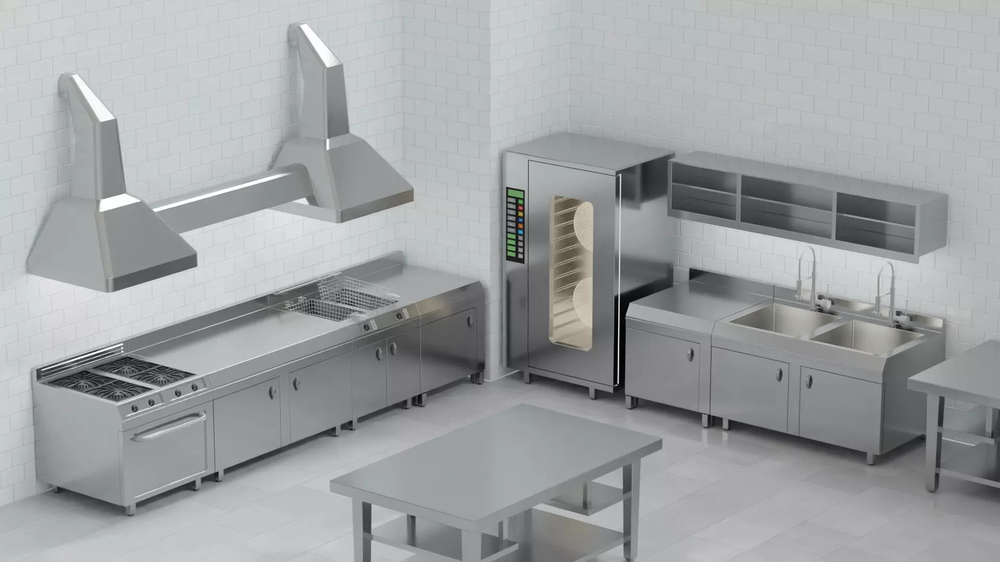
#> input picture kitchen1.png, 1000 x 562 px, shrunk from 1920 x 1080 before the run
$ python estimate_light.py --image kitchen1.png --output kitchen1_light.json
#> lines starting #> are read from the running program, lines starting #| are printed output that depends on the picture; after the words box and inside, x2 and y2 are one past the last pixel; in counts of white or black regions, pixels touching at a corner belong together
#> in main, image_bgr is the input picture: shape (562, 1000, 3); mean B, G, R 162.9, 162, 159.6
"""
estimate_light.py
=================
Estimates the dominant lighting parameters from a kitchen image and saves
them as a JSON file. The renderer reads this JSON to produce physically
plausible shadows for each pest at render time.

For diffuse/fluorescent ceiling lighting (the common commercial kitchen case)
the key parameters are:
  - elevation_deg : light angle above the floor plane (0=horizontal, 90=overhead)
                    Higher = shorter, rounder shadow directly below pest
                    Lower  = longer shadow stretched away from light
  - azimuth_deg   : horizontal direction light comes FROM (0=right, 90=up-in-image)
  - intensity     : shadow darkness (0=invisible, 1=fully black)
  - softness      : Gaussian blur radius for shadow edge (px, at base sprite size)
  - ambient       : fraction of light that is non-directional (raises shadow floor)

Algorithm:
  1. Convert image to LAB — L channel captures luminance cleanly
  2. Detect bright (highlight) and dark (shadow) regions on the floor mask
  3. Estimate light direction as the vector from shadow centroids → highlight centroids
  4. Estimate elevation from the ratio of vertical to horizontal light spread
  5. Estimate intensity from shadow darkness relative to floor mean brightness
  6. Save all parameters as JSON

Usage:
    python estimate_light.py --image kitchen1.png --output kitchen1_light.json

    # With floor mask for better accuracy (only analyses floor region):
    python estimate_light.py --image kitchen1.png --mask kitchen1_mask.png \
                             --output kitchen1_light.json --debug

Optional flags:
    --image     Input kitchen image (required)
    --mask      Floor mask PNG (recommended — restricts analysis to floor)
    --output    Output JSON path (default: <image>_light.json)
    --debug     Save a debug overlay showing detected highlights/shadows
    --force_overhead  Skip estimation and output a pure overhead light
                      (safe fallback for very uniform images)
"""

import cv2
import numpy as np
import argparse
import json
import os


# ─────────────────────────────────────────────
#  LIGHT ESTIMATION
# ─────────────────────────────────────────────

def estimate_lighting(image_bgr, floor_mask=None, debug=False):
    """
    Estimate dominant lighting parameters from the image.
    Returns a dict with: elevation_deg, azimuth_deg, intensity, softness, ambient.
    """
#> called with debug = False
    h, w = image_bgr.shape[:2]

    # Work in LAB — L channel is perceptually uniform luminance
    lab   = cv2.cvtColor(image_bgr, cv2.COLOR_BGR2LAB).astype(np.float32)
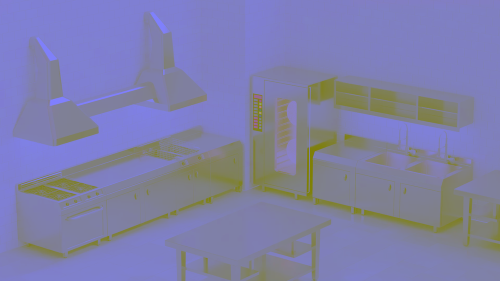
#> lab: shape (562, 1000, 3) float32 (shown at 1/2 size); mean B, G, R 168.6, 127.6, 127.9
    lum   = lab[:, :, 0]   # 0-255

    # Restrict analysis to floor region if mask provided
    if floor_mask is not None and floor_mask.sum() > 100:
        analysis_mask = floor_mask.astype(np.uint8)
    else:
        # Fall back to bottom 50% of image as proxy for floor
        analysis_mask = np.zeros((h, w), dtype=np.uint8)
        analysis_mask[h//2:, :] = 1

    floor_lum = lum[analysis_mask > 0]
    if len(floor_lum) == 0:
        return _default_params()

    floor_mean = float(floor_lum.mean())
#> floor_mean = 154.6
    floor_std  = float(floor_lum.std())
#> floor_std = 38.38

    # ── Highlight and shadow detection ───────────────────────────────
    # Highlights: pixels significantly brighter than floor mean
    # Shadows:    pixels significantly darker than floor mean
    highlight_thresh = floor_mean + 0.8 * floor_std
#> highlight_thresh = 185.3
    shadow_thresh    = floor_mean - 0.8 * floor_std
#> shadow_thresh = 123.9

    highlight_mask = ((lum > highlight_thresh) & (analysis_mask > 0)).astype(np.uint8)
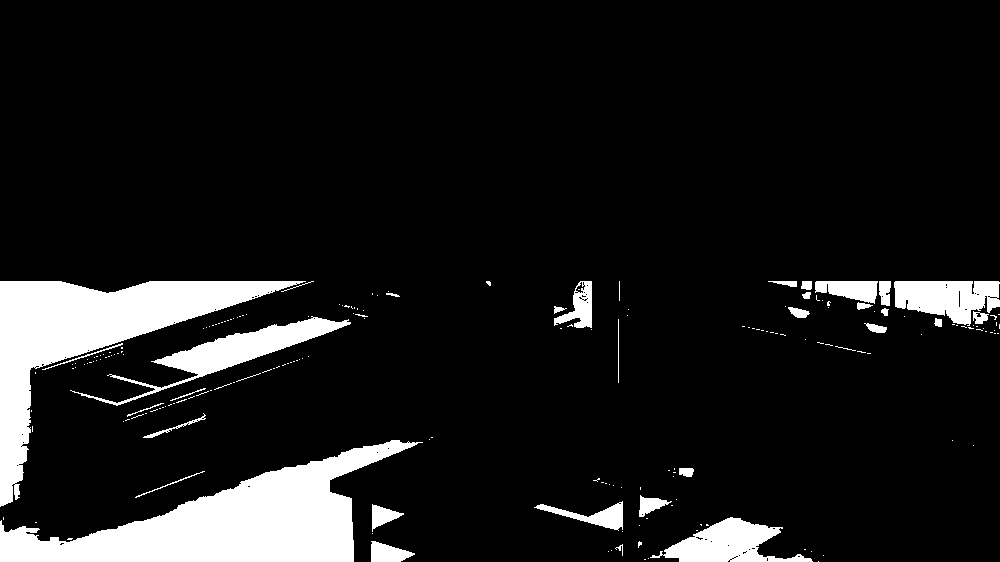
#> highlight_mask: shape (562, 1000); values 0 (black) and 1 (white), 10.3% white; 200 white regions (165 under 20 px), largest, box (x1, y1, x2, y2) and area: (0, 440, 423, 562) 21404, (0, 281, 306, 507) 18098, (70, 316, 351, 406) 4723
    shadow_mask    = ((lum < shadow_thresh)    & (analysis_mask > 0)).astype(np.uint8)
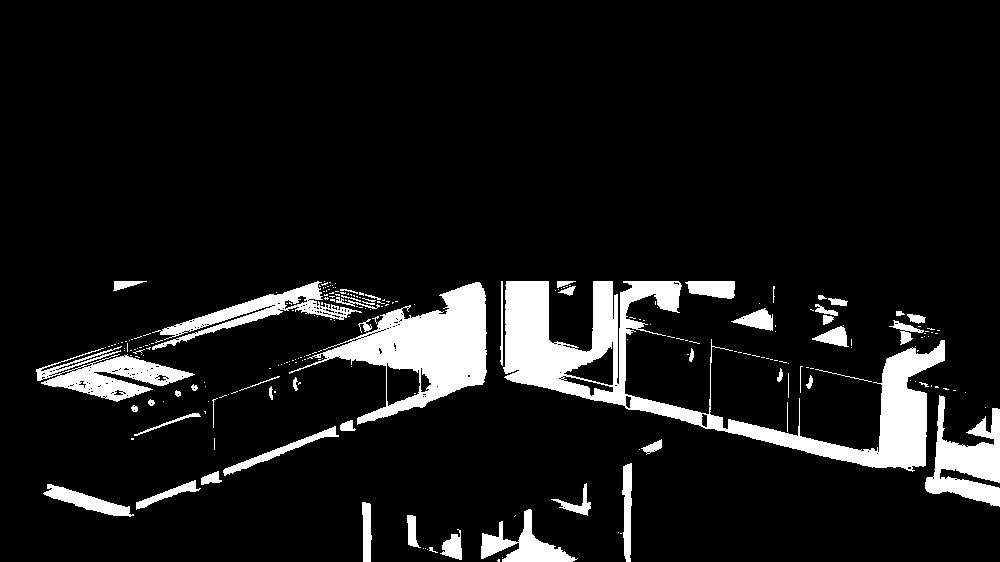
#> shadow_mask: shape (562, 1000); values 0 (black) and 1 (white), 9.4% white; 239 white regions (183 under 20 px), largest, box (x1, y1, x2, y2) and area: (503, 281, 945, 472) 19427, (289, 282, 487, 425) 10351, (925, 395, 1000, 507) 4129

    highlight_px = int(highlight_mask.sum())
#> highlight_px = 57762
    shadow_px    = int(shadow_mask.sum())
#> shadow_px = 52626
    floor_px     = int(analysis_mask.sum())

    # ── Light direction from highlight/shadow centroids ───────────────
    azimuth_deg = 270.0   # default: light from above-right (common in kitchens)

    if highlight_px > 50 and shadow_px > 50:
        hy, hx = np.where(highlight_mask > 0)
        sy, sx = np.where(shadow_mask    > 0)

        h_cx, h_cy = float(hx.mean()), float(hy.mean())
#> h_cx = 299; h_cy = 424
        s_cx, s_cy = float(sx.mean()), float(sy.mean())
#> s_cx = 546.8; s_cy = 385.7

        # Light direction = from shadow centroid toward highlight centroid
        dx = h_cx - s_cx
#> dx = -247.8
        dy = h_cy - s_cy   # image Y is flipped vs world Y
#> dy = 38.32

        if abs(dx) > 2 or abs(dy) > 2:
            # atan2 in image space: 0=right, 90=down, 180=left, 270=up
            azimuth_deg = float(np.degrees(np.arctan2(-dy, dx)) % 360)
#> azimuth_deg = 188.8

    # ── Elevation from contrast ratio ────────────────────────────────
    # Strong contrast → low angle (harsh directional)
    # Weak contrast   → high angle (overhead/diffuse)
    contrast_ratio = floor_std / max(floor_mean, 1.0)
#> contrast_ratio = 0.248

    # Map contrast ratio to elevation:
    # contrast near 0   → elevation ~85° (nearly overhead)
    # contrast near 0.3 → elevation ~45°
    # contrast near 0.5 → elevation ~20°
    elevation_deg = float(np.clip(85.0 - contrast_ratio * 200.0, 15.0, 88.0))
#> elevation_deg = 35.34

    # ── Shadow intensity from darkness of shadow regions ─────────────
    if shadow_px > 50:
        shadow_lum    = lum[shadow_mask > 0].mean()
#> shadow_lum = 93.37
        # How dark are shadows relative to floor mean (0=same, 1=fully black)
        raw_intensity = float(np.clip((floor_mean - shadow_lum) / max(floor_mean, 1.0), 0, 1))
#> raw_intensity = 0.396
        intensity     = float(np.clip(raw_intensity * 1.5, 0.15, 0.65))
#> intensity = 0.594
    else:
        intensity = 0.30   # default for very uniform images

    # ── Softness from highlight spread ───────────────────────────────
    # Wide, gradual highlights → diffuse light → soft shadows
    # Tight, sharp highlights  → point source  → hard shadows
    if highlight_px > 50:
        hy, hx = np.where(highlight_mask > 0)
        spread = float(np.sqrt(hx.std()**2 + hy.std()**2)) / max(w, h)
#> spread = 0.292
        # Map spread to softness in pixels (at base 50px sprite)
        softness = float(np.clip(spread * 200, 4, 28))
#> softness = 28
    else:
        softness = 14.0   # default diffuse

    # ── Ambient (non-directional light fraction) ──────────────────────
    # For fluorescent ceilings: high ambient (0.6-0.8)
    # For directional spotlights: low ambient (0.2-0.4)
    ambient = float(np.clip(0.4 + (elevation_deg - 15) / 73 * 0.45, 0.4, 0.85))
#> ambient = 0.525

    params = {
        "elevation_deg": round(elevation_deg, 1),
        "azimuth_deg":   round(azimuth_deg,   1),
        "intensity":     round(intensity,      3),
        "softness":      round(softness,       1),
        "ambient":       round(ambient,        3),
        # Derived shadow offset multiplier used by renderer
        # At elevation 90°: offset=0 (directly below)
        # At elevation 20°: offset large (long stretched shadow)
        "offset_scale":  round(float(np.cos(np.radians(elevation_deg))), 3),
    }
#> params = {'elevation_deg': 35.3, 'azimuth_deg': 188.8, 'intensity': 0.594, 'softness': 28, 'ambient': 0.525, 'offset_scale': 0.816}

    debug_data = None
    if debug:
        debug_data = {
            "floor_mean":      round(floor_mean, 1),
            "floor_std":       round(floor_std,  1),
            "contrast_ratio":  round(contrast_ratio, 3),
            "highlight_px":    highlight_px,
            "shadow_px":       shadow_px,
            "floor_px":        floor_px,
            "highlight_mask":  highlight_mask,
            "shadow_mask":     shadow_mask,
        }

    return params, debug_data


# [61 lines left out: functions _default_params, save_debug_overlay, not called in this run]


# ─────────────────────────────────────────────
#  MAIN
# ─────────────────────────────────────────────

def main():
    parser = argparse.ArgumentParser(
        description="Estimate lighting parameters from a kitchen image.")
    parser.add_argument("--image",          required=True)
    parser.add_argument("--mask",           default=None,
                        help="Floor mask PNG — restricts analysis to floor region")
    parser.add_argument("--output",         default=None,
                        help="Output JSON path (default: <image>_light.json)")
    parser.add_argument("--debug",          action="store_true")
    parser.add_argument("--force_overhead", action="store_true",
                        help="Skip estimation, output pure overhead light params")
    args = parser.parse_args()

    out_path = args.output or args.image.replace(".png", "_light.json").replace(".jpg", "_light.json")

    if args.force_overhead:
        params, _ = _default_params()
        print("[INFO] Using forced overhead lighting params")
    else:
        image_bgr = cv2.imread(args.image)
        if image_bgr is None:
            raise FileNotFoundError(f"Could not load: {args.image}")

        floor_mask = None
        if args.mask:
            m = cv2.imread(args.mask, cv2.IMREAD_GRAYSCALE)
            if m is not None:
                floor_mask = m > 127
                print(f"[INFO] Using floor mask: {args.mask}")
            else:
                print(f"[WARN] Could not load mask: {args.mask} — using bottom half")

        print("[INFO] Estimating lighting…")
        result = estimate_lighting(image_bgr, floor_mask, debug=args.debug)
        params, debug_data = result if isinstance(result, tuple) else (result, None)

        if args.debug and debug_data:
            dbg_path = out_path.replace(".json", "_debug.png")
            save_debug_overlay(image_bgr, params, debug_data, dbg_path)

    with open(out_path, "w") as f:
        json.dump(params, f, indent=2)

    print(f"[DONE] Light params saved: {out_path}")
    for k, v in params.items():
        print(f"       {k:<16} {v}")
#> this loop made 6 passes
#> (k, v) on passes 1 to 6: ('elevation_deg', 35.3), ('azimuth_deg', 188.8), ('intensity', 0.594), ('softness', 28), ('ambient', 0.525), ('offset_scale', 0.816)
#> (printed output is left out)


if __name__ == "__main__":
    main()

$ run again, with kitchen2.png copied over kitchen1.png
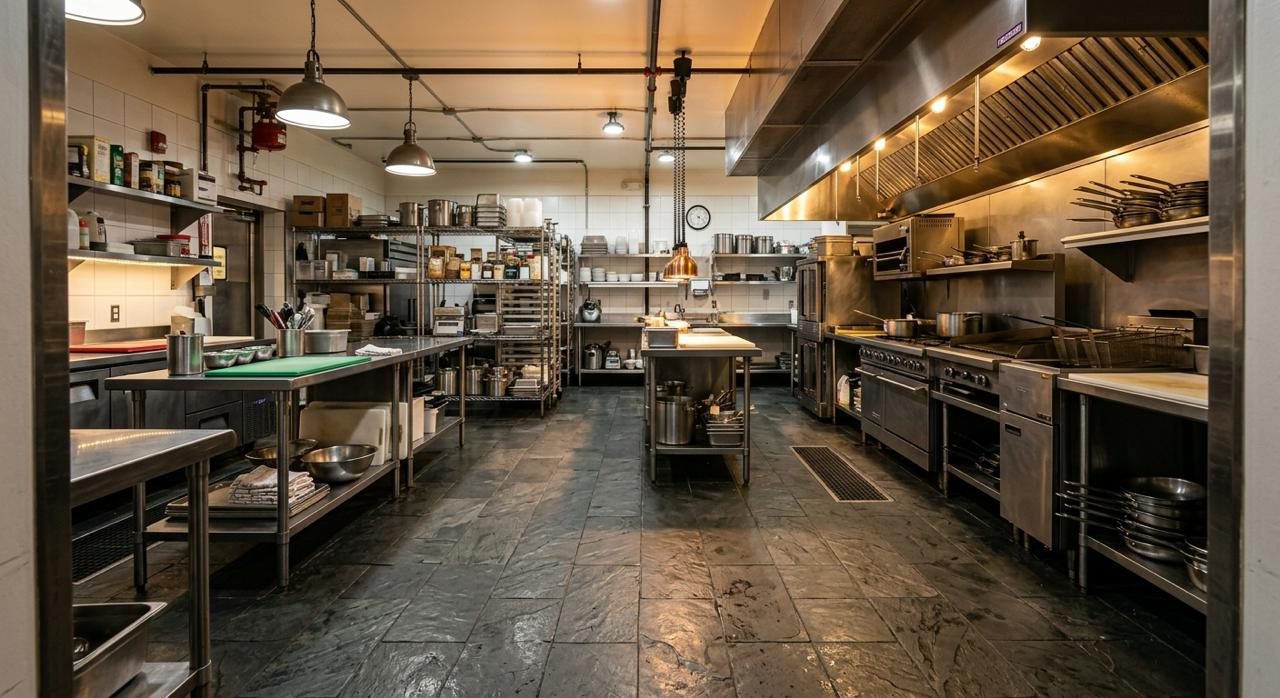
#> input picture kitchen2.png, 1280 x 698 px
#> in main, image_bgr is the input picture: shape (698, 1280, 3); mean B, G, R 67.4, 86.9, 103
#> in estimate_lighting, `lum   = lab[:, :, 0]`:
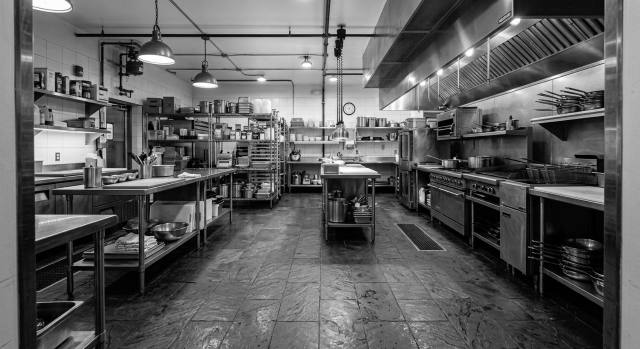
#> lum: shape (698, 1280) float32 (shown at 1/2 size); min 0, max 255, mean 94.4
#> floor_mean = 73.62
#> floor_std = 51.27
#> highlight_thresh = 114.6
#> shadow_thresh = 32.6
#> highlight_mask: shape (698, 1280); values 0 (black) and 1 (white), 12.4% white; 1267 white regions (1114 under 20 px), largest, box (x1, y1, x2, y2) and area: (412, 421, 891, 698) 44454, (1242, 349, 1280, 698) 12505, (0, 349, 36, 698) 11460
#> in estimate_lighting, `shadow_mask    = ((lum < shadow_thresh)    & (analysis_mask > 0)).asty..`:
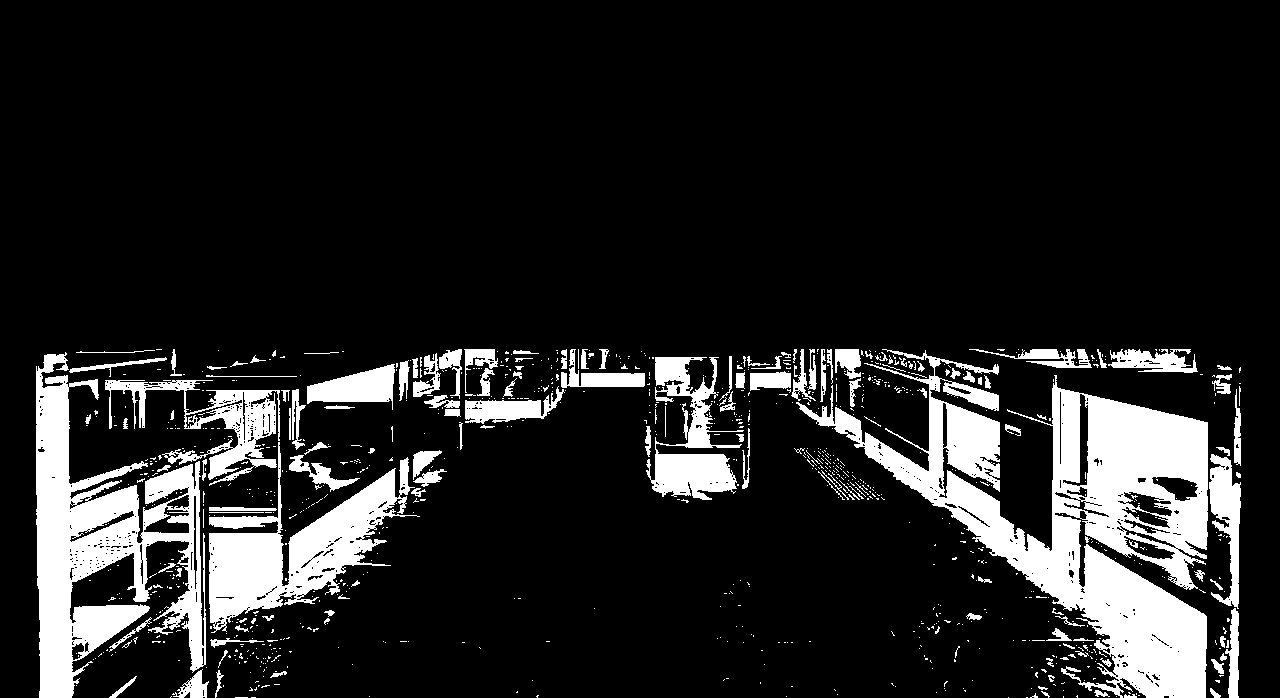
#> shadow_mask: shape (698, 1280); values 0 (black) and 1 (white), 14% white; 984 white regions (844 under 20 px), largest, box (x1, y1, x2, y2) and area: (796, 349, 1208, 698) 47817, (36, 352, 206, 698) 24635, (209, 442, 420, 633) 13868
#> highlight_px = 110952
#> shadow_px = 124879
#> h_cx = 598.5; h_cy = 536.6
#> s_cx = 658.1; s_cy = 503.3
#> dx = -59.54
#> dy = 33.23
#> azimuth_deg = 209.2
#> contrast_ratio = 0.696
#> elevation_deg = 15
#> shadow_lum = 12.95
#> raw_intensity = 0.824
#> intensity = 0.65
#> spread = 0.29
#> softness = 28
#> ambient = 0.4
#> in estimate_lighting, `params = { "elevation_deg": round(elevation_deg, 1), "azimuth_deg":   ..`: params = {'elevation_deg': 15, 'azimuth_deg': 209.2, 'intensity': 0.65, 'softness': 28, 'ambient': 0.4, 'offset_scale': 0.966}
#> the loop in main, `for k, v in params.items():` made 6 passes
#> (k, v) on passes 1 to 6: ('elevation_deg', 15), ('azimuth_deg', 209.2), ('intensity', 0.65), ('softness', 28), ('ambient', 0.4), ('offset_scale', 0.966)
#> (printed output is left out)
